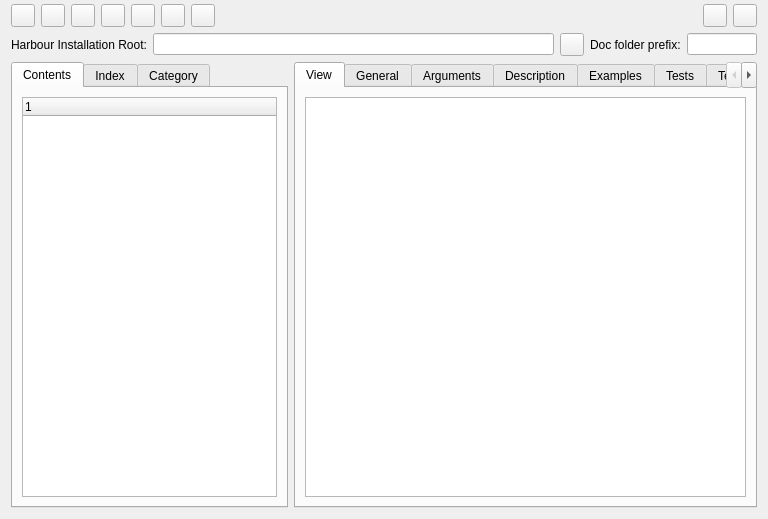
<?xml version="1.0" encoding="UTF-8"?>
<ui version="4.0">
 <class>Form</class>
 <widget class="QWidget" name="Form">
  <property name="geometry">
   <rect>
    <x>0</x>
    <y>0</y>
    <width>768</width>
    <height>515</height>
   </rect>
  </property>
  <property name="windowTitle">
   <string>Form</string>
  </property>
  <layout class="QGridLayout" name="gridLayout">
   <property name="topMargin">
    <number>4</number>
   </property>
   <item row="2" column="0" colspan="2">
    <layout class="QHBoxLayout" name="horizontalLayout">
     <item>
      <widget class="QLabel" name="labelInstall">
       <property name="text">
        <string>Harbour Installation Root:</string>
       </property>
      </widget>
     </item>
     <item>
      <widget class="QLineEdit" name="editInstall"/>
     </item>
     <item>
      <widget class="QToolButton" name="buttonInstall">
       <property name="text">
        <string/>
       </property>
       <property name="autoRaise">
        <bool>false</bool>
       </property>
      </widget>
     </item>
     <item>
      <widget class="QLabel" name="labelDocPrefix">
       <property name="text">
        <string>Doc folder prefix:</string>
       </property>
      </widget>
     </item>
     <item>
      <widget class="QLineEdit" name="editDocPrefix">
       <property name="maximumSize">
        <size>
         <width>70</width>
         <height>16777215</height>
        </size>
       </property>
      </widget>
     </item>
    </layout>
   </item>
   <item row="5" column="0">
    <widget class="QTabWidget" name="tabWidgetContents">
     <property name="minimumSize">
      <size>
       <width>200</width>
       <height>0</height>
      </size>
     </property>
     <property name="maximumSize">
      <size>
       <width>300</width>
       <height>16777215</height>
      </size>
     </property>
     <property name="currentIndex">
      <number>0</number>
     </property>
     <property name="documentMode">
      <bool>false</bool>
     </property>
     <widget class="QWidget" name="tabContents">
      <attribute name="title">
       <string>Contents</string>
      </attribute>
      <layout class="QVBoxLayout" name="verticalLayout">
       <item>
        <widget class="QTreeWidget" name="treeDoc">
         <column>
          <property name="text">
           <string notr="true">1</string>
          </property>
         </column>
        </widget>
       </item>
      </layout>
     </widget>
     <widget class="QWidget" name="tabByName">
      <attribute name="title">
       <string>Index</string>
      </attribute>
      <layout class="QVBoxLayout" name="verticalLayout_2">
       <item>
        <widget class="QLineEdit" name="editIndex"/>
       </item>
       <item>
        <widget class="QListWidget" name="listIndex"/>
       </item>
      </layout>
     </widget>
     <widget class="QWidget" name="tabByCategory">
      <attribute name="title">
       <string>Category</string>
      </attribute>
      <layout class="QVBoxLayout" name="verticalLayout_3">
       <item>
        <widget class="QTreeWidget" name="treeCategory">
         <column>
          <property name="text">
           <string notr="true">1</string>
          </property>
         </column>
        </widget>
       </item>
      </layout>
     </widget>
    </widget>
   </item>
   <item row="5" column="1">
    <widget class="QTabWidget" name="tabWidgetElements">
     <property name="currentIndex">
      <number>0</number>
     </property>
     <widget class="QWidget" name="tabView">
      <attribute name="title">
       <string>View</string>
      </attribute>
      <layout class="QGridLayout" name="gridLayout_8">
       <item row="0" column="0">
        <widget class="QTextBrowser" name="browserView"/>
       </item>
      </layout>
     </widget>
     <widget class="QWidget" name="tabGeneral">
      <attribute name="title">
       <string>General</string>
      </attribute>
      <layout class="QGridLayout" name="gridLayout_2">
       <item row="0" column="0">
        <widget class="QLabel" name="label">
         <property name="text">
          <string>Template:</string>
         </property>
        </widget>
       </item>
       <item row="0" column="1">
        <widget class="QLineEdit" name="editTemplate"/>
       </item>
       <item row="0" column="2">
        <widget class="QLabel" name="label_2">
         <property name="text">
          <string>Name</string>
         </property>
        </widget>
       </item>
       <item row="0" column="3">
        <widget class="QLineEdit" name="editName"/>
       </item>
       <item row="1" column="2">
        <widget class="QLabel" name="label_3">
         <property name="text">
          <string>Category:</string>
         </property>
        </widget>
       </item>
       <item row="1" column="3">
        <widget class="QLineEdit" name="editCategory"/>
       </item>
       <item row="2" column="2">
        <widget class="QLabel" name="label_4">
         <property name="text">
          <string>Sub-Category:</string>
         </property>
        </widget>
       </item>
       <item row="2" column="3">
        <widget class="QLineEdit" name="editSubCategory"/>
       </item>
       <item row="3" column="0">
        <widget class="QLabel" name="label_5">
         <property name="text">
          <string>One-Liner</string>
         </property>
        </widget>
       </item>
       <item row="3" column="1" colspan="3">
        <widget class="QLineEdit" name="editOneLiner"/>
       </item>
       <item row="4" column="0">
        <widget class="QLabel" name="label_6">
         <property name="text">
          <string>Syntax:</string>
         </property>
        </widget>
       </item>
       <item row="4" column="1" colspan="3">
        <widget class="QPlainTextEdit" name="plainSyntax"/>
       </item>
       <item row="5" column="0">
        <widget class="QLabel" name="label_8">
         <property name="text">
          <string>Returns:</string>
         </property>
        </widget>
       </item>
       <item row="5" column="1" colspan="3">
        <widget class="QLineEdit" name="editReturns"/>
       </item>
       <item row="6" column="2">
        <widget class="QLabel" name="label_12">
         <property name="text">
          <string>Status:</string>
         </property>
        </widget>
       </item>
       <item row="6" column="3">
        <widget class="QLineEdit" name="editStatus"/>
       </item>
       <item row="7" column="2">
        <widget class="QLabel" name="label_13">
         <property name="text">
          <string>Platforms:</string>
         </property>
        </widget>
       </item>
       <item row="7" column="3">
        <widget class="QLineEdit" name="editPlatforms"/>
       </item>
       <item row="8" column="0">
        <widget class="QLabel" name="label_14">
         <property name="text">
          <string>Files:</string>
         </property>
        </widget>
       </item>
       <item row="8" column="1" colspan="3">
        <widget class="QPlainTextEdit" name="plainFiles"/>
       </item>
       <item row="9" column="0">
        <widget class="QLabel" name="label_15">
         <property name="text">
          <string>See Also:</string>
         </property>
        </widget>
       </item>
       <item row="9" column="1" colspan="3">
        <widget class="QLineEdit" name="editSeeAlso"/>
       </item>
       <item row="10" column="0">
        <widget class="QLabel" name="label_9">
         <property name="text">
          <string>.txt path:</string>
         </property>
        </widget>
       </item>
       <item row="10" column="1" colspan="3">
        <widget class="QLineEdit" name="editTextPath"/>
       </item>
      </layout>
     </widget>
     <widget class="QWidget" name="tabArguments">
      <attribute name="title">
       <string>Arguments</string>
      </attribute>
      <layout class="QGridLayout" name="gridLayout_3">
       <item row="0" column="0">
        <widget class="QLabel" name="labelArgName">
         <property name="text">
          <string>Name:</string>
         </property>
        </widget>
       </item>
       <item row="0" column="2">
        <widget class="QLabel" name="labelArgDesc">
         <property name="text">
          <string>Description:</string>
         </property>
        </widget>
       </item>
       <item row="1" column="0" rowspan="4">
        <widget class="QListWidget" name="listArguments">
         <property name="maximumSize">
          <size>
           <width>150</width>
           <height>16777215</height>
          </size>
         </property>
        </widget>
       </item>
       <item row="1" column="1">
        <widget class="QToolButton" name="buttonArgPlus">
         <property name="text">
          <string/>
         </property>
        </widget>
       </item>
       <item row="1" column="2" rowspan="4">
        <widget class="QPlainTextEdit" name="plainArgDesc"/>
       </item>
       <item row="2" column="1">
        <widget class="QToolButton" name="buttonArgMinus">
         <property name="text">
          <string/>
         </property>
        </widget>
       </item>
       <item row="3" column="1">
        <widget class="QToolButton" name="buttonArgUp">
         <property name="text">
          <string/>
         </property>
        </widget>
       </item>
       <item row="4" column="1">
        <widget class="QToolButton" name="buttonArgDown">
         <property name="text">
          <string/>
         </property>
        </widget>
       </item>
       <item row="5" column="0" colspan="3">
        <widget class="QPlainTextEdit" name="plainArguments">
         <property name="readOnly">
          <bool>false</bool>
         </property>
        </widget>
       </item>
      </layout>
     </widget>
     <widget class="QWidget" name="tabDesc">
      <attribute name="title">
       <string>Description</string>
      </attribute>
      <layout class="QGridLayout" name="gridLayout_4">
       <item row="0" column="0">
        <widget class="QPlainTextEdit" name="plainDescription"/>
       </item>
      </layout>
     </widget>
     <widget class="QWidget" name="tabExamples">
      <attribute name="title">
       <string>Examples</string>
      </attribute>
      <layout class="QGridLayout" name="gridLayout_5">
       <item row="0" column="0">
        <widget class="QPlainTextEdit" name="plainExamples"/>
       </item>
      </layout>
     </widget>
     <widget class="QWidget" name="tabTests">
      <attribute name="title">
       <string>Tests</string>
      </attribute>
      <layout class="QGridLayout" name="gridLayout_6">
       <item row="0" column="0">
        <widget class="QPlainTextEdit" name="plainTests"/>
       </item>
      </layout>
     </widget>
     <widget class="QWidget" name="tabTemplate">
      <attribute name="title">
       <string>Template</string>
      </attribute>
      <layout class="QGridLayout" name="gridLayout_7">
       <item row="0" column="0">
        <widget class="QPlainTextEdit" name="plainTemplate"/>
       </item>
      </layout>
     </widget>
     <widget class="QWidget" name="tabSource">
      <attribute name="title">
       <string>Source</string>
      </attribute>
      <layout class="QGridLayout" name="gridLayout_9">
       <item row="0" column="0">
        <widget class="QPlainTextEdit" name="plainSource"/>
       </item>
      </layout>
     </widget>
    </widget>
   </item>
   <item row="0" column="0" colspan="2">
    <layout class="QHBoxLayout" name="horizontalLayout_3">
     <item>
      <widget class="QToolButton" name="buttonHome">
       <property name="text">
        <string/>
       </property>
       <property name="autoRaise">
        <bool>false</bool>
       </property>
      </widget>
     </item>
     <item>
      <widget class="QToolButton" name="buttonBackward">
       <property name="text">
        <string/>
       </property>
       <property name="autoRaise">
        <bool>false</bool>
       </property>
      </widget>
     </item>
     <item>
      <widget class="QToolButton" name="buttonForward">
       <property name="text">
        <string/>
       </property>
       <property name="autoRaise">
        <bool>false</bool>
       </property>
      </widget>
     </item>
     <item>
      <widget class="QToolButton" name="buttonUp">
       <property name="text">
        <string/>
       </property>
       <property name="autoRaise">
        <bool>false</bool>
       </property>
      </widget>
     </item>
     <item>
      <widget class="QToolButton" name="buttonRefresh">
       <property name="text">
        <string/>
       </property>
       <property name="autoRaise">
        <bool>false</bool>
       </property>
      </widget>
     </item>
     <item>
      <widget class="QToolButton" name="buttonPrint">
       <property name="text">
        <string/>
       </property>
       <property name="autoRaise">
        <bool>false</bool>
       </property>
      </widget>
     </item>
     <item>
      <widget class="QToolButton" name="buttonPdf">
       <property name="text">
        <string/>
       </property>
      </widget>
     </item>
     <item>
      <spacer name="horizontalSpacer_2">
       <property name="orientation">
        <enum>Qt::Horizontal</enum>
       </property>
       <property name="sizeHint" stdset="0">
        <size>
         <width>40</width>
         <height>20</height>
        </size>
       </property>
      </spacer>
     </item>
     <item>
      <widget class="QToolButton" name="buttonSave">
       <property name="text">
        <string/>
       </property>
       <property name="autoRaise">
        <bool>false</bool>
       </property>
      </widget>
     </item>
     <item>
      <widget class="QToolButton" name="buttonExit">
       <property name="text">
        <string/>
       </property>
       <property name="autoRaise">
        <bool>false</bool>
       </property>
      </widget>
     </item>
    </layout>
   </item>
  </layout>
 </widget>
 <resources/>
 <connections/>
</ui>
